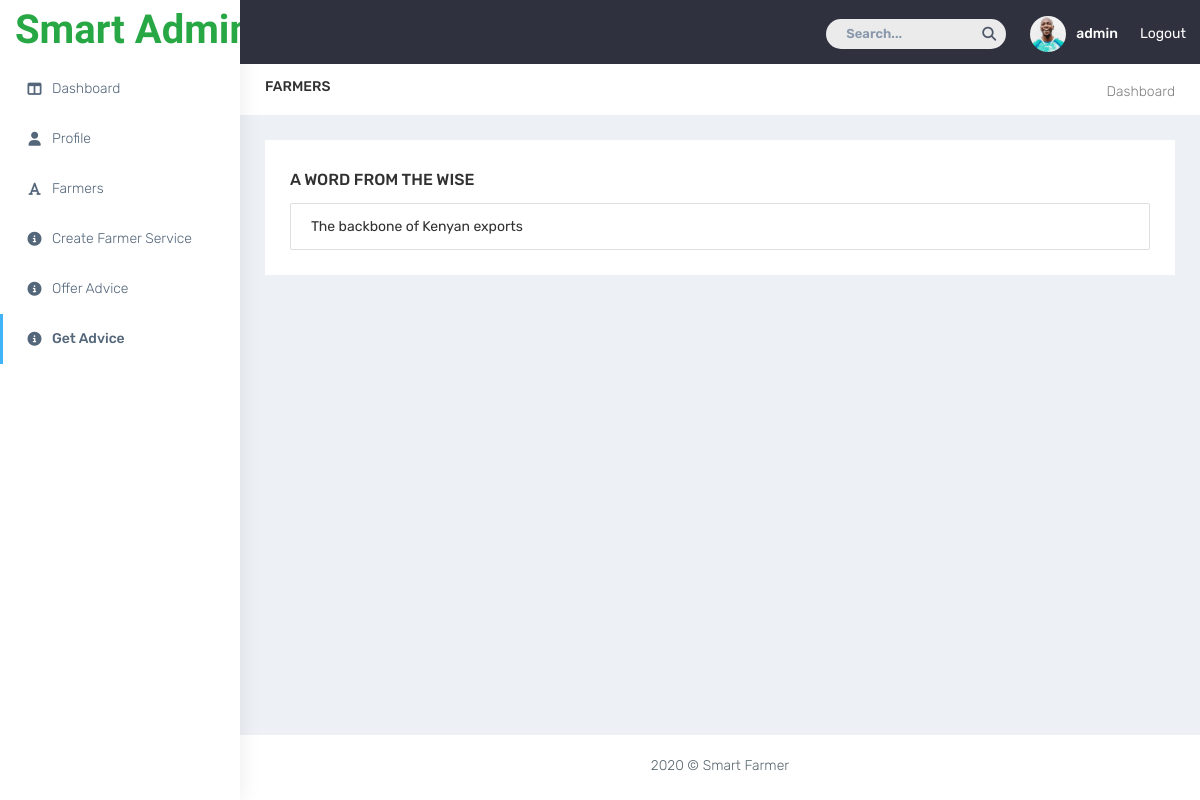
The app's page /dashboard/advice/ (signed in) with its own data.
### accounts/models.py (models this page shows, shortened)
class User(AbstractBaseUser):
	email = models.EmailField(
		verbose_name='email address',
		max_length=255,
		unique=True,
	)
	username = models.CharField(
		unique=True,
		max_length=50
	)
	firstname = models.CharField(
		max_length=50,
		blank=True,
		null=True
	)
	lastname = models.CharField(
		max_length=50,
		blank=True,
		null=True
	)
	profile_picture = models.ImageField(
		upload_to = 'media/profile_picture/',
		blank = True,
		null = True,
	)
	phone_number = models.CharField(
		max_length=30,
		blank=True,
		null=True
	)
	description = models.TextField(
		blank=True,
		null=True,
		help_text='Tell us something about yourself'
	)
	wholesaler = models.BooleanField(
		default = False,
	)
	is_active = models.BooleanField(default=True)
	is_admin = models.BooleanField(default=False)
	objects = UserProfileManager()
	USERNAME_FIELD = 'username'
	REQUIRED_FIELDS = ['email']
	def __str__(self):
		return self.username

### dashboard/models.py (models this page shows, shortened)
class Advice(models.Model):
	slug = models.SlugField(unique=True, blank=True, null=True)
	specialization = models.CharField(unique=True, max_length=50)
	content = models.TextField()
	created = models.DateTimeField(auto_now_add=True)
	modified = models.DateTimeField(auto_now=True)

### dashboard/views.py (the view)
def advice_list(request):
	template_name = 'dashboard/advice_list.html'
	advice_list = Advice.objects.all()
	context = {
		'advice_list': advice_list,
	}
	return render(request, template_name, context)

### dashboard/templates/dashboard/advice_list.html (shortened to what this page needs)
{% load static %}
<!DOCTYPE HTML>
<html lang="en">
<head>
	<link href="{% static 'home/css/style.min.css' %}" rel="stylesheet">
</head>
<body>
	<div id="main-wrapper" data-layout="vertical" data-navbarbg="skin5" data-sidebartype="full"
	data-sidebar-position="absolute" data-header-position="absolute" data-boxed-layout="full">
	{% include 'dashboard/includes/topnav.html' %}
		<aside class="left-sidebar" data-sidebarbg="skin6">
			<div class="scroll-sidebar">
				{% include 'dashboard/includes/sidebar.html' %}
						</div>
					</aside>
							<div class="page-wrapper" style="min-height: 250px;">
								<div class="page-breadcrumb bg-white">
									<div class="row align-items-center">
										<div class="col-lg-3 col-md-4 col-sm-4 col-xs-12">
											<h4 class="page-title text-uppercase font-medium font-14">Farmers</h4>
										</div>
										<div class="col-lg-9 col-sm-8 col-md-8 col-xs-12">
											<div class="d-md-flex">
												<ol class="breadcrumb ml-auto">
													<li><a href="#">Dashboard</a></li>
												</ol>
										</div>
									</div>
								</div>
							</div>
							<div class="container-fluid">
								<div class="row">
									<div class="col-md-12">
										<div class="white-box">
											<h3 class="box-title">A Word from the wise</h3>
											<ul class="list-group">
												{% for advice in advice_list  %}
													<li class="list-group-item">{{ advice.content }}</li>
												{% endfor %}
											</ul>
										</div>
									</div>
								</div>
							</div>
							<footer class="footer text-center"> 2020 © Smart Farmer
							</footer>
						</div>
					</div>
	</body>
</html>

### dashboard/templates/dashboard/includes/topnav.html (shortened to what this page needs)
{% load static %}
<header class="topbar" data-navbarbg="skin5">
<nav class="navbar top-navbar navbar-expand-md navbar-dark">
	<div class="navbar-header" data-logobg="skin6">
		<a class="navbar-brand" href="#">
			<span class="logo-text">
				<span class="sf-logo-text">Smart Admin</span>
			</span>
		</a>
	</div>
	<div class="navbar-collapse collapse" id="navbarSupportedContent" data-navbarbg="skin5">
		<ul class="navbar-nav ml-auto d-flex align-items-center">
			<li class=" in">
				<form role="search" class="app-search d-none d-md-block mr-3">
					<input type="text" placeholder="Search..." class="form-control mt-0">
					<a href="" class="active">
						<i class="fa fa-search"></i>
					</a>
				</form>
			</li>
			<li>
				<a class="profile-pic" href="#">
					<img src="{% static 'plugins/images/users/varun.jpg' %}" alt="user-img" width="36"
					class="img-circle"><span class="text-white font-medium">{{ user }}</span>
				</a>
			</li>
			<li>
				<a class="profile-pic" href="{% url 'account_logout' %}">
					Logout
				</a>
			</li>
			</ul>
		</div>
	</nav>
</header>

### dashboard/templates/dashboard/advice_list.html (style rules this page uses)
.sf-logo-text { font-family: 'Rancho', cursive; font-size: 40px; font-weight: 600; color: #28a745 !important; }

### records on screen
User: is_active+password+username "admin"
Advice: content "The backbone of Kenyan exports"
